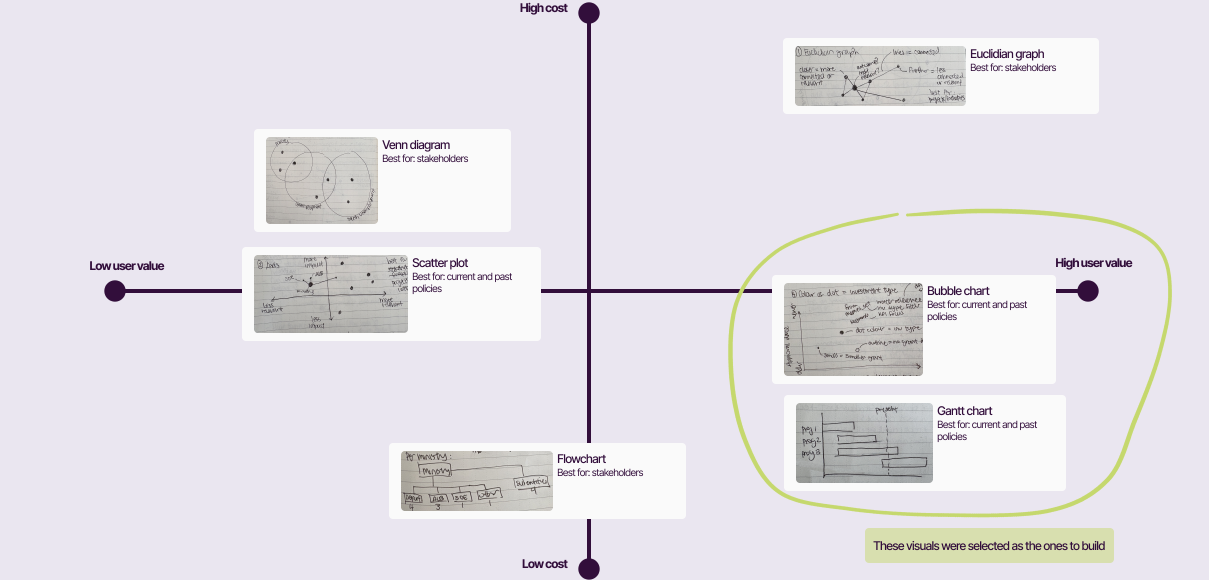
#> input picture design/assets/compute-costs/05-cost-value-quadrant-recircled@2x.png, 2418 x 1160 px, found by its file name (shown at 1/2 size)
$ python square-corners.py
#> lines starting #> are read from the running program, lines starting #| are printed output that depends on the picture; after the words box and inside, x2 and y2 are one past the last pixel; in counts of white or black regions, pixels touching at a corner belong together
#!/usr/bin/env python3
# Squares the corners of specific flat shapes baked into case-study images, to match the
# radius-0 shapes in Amy's Figma (file 4Ib6tw9S9Db1VKo6OWtzsF, frames 3288:10914 and 3288:11326).
# One-off tool, not part of the build. Needs: pip install pillow numpy scipy
#
#   python3 scripts/square-corners.py        # rewrites the *-square@2x.png sources listed in JOBS
#
# Each job names a source, an output, and the shapes to square: every connected region of one
# fill colour (within an optional box) gets its rounded corners filled in. Only pixels that are a
# blend of the fill and the background are touched, so lines crossing a corner survive, and
# arrow tips (straight chamfers, not arcs) are left alone. `photos` squares the rounded corners
# of the photos inside each card of that fill colour by extending the photo's edge pixels.
import numpy as np
from PIL import Image
from scipy import ndimage

ROOT = "design/assets"
PAGE = (234, 230, 240)    # #EAE6F0 page lavender
CARD = (250, 250, 250)    # #FAFAFA panel
SAGE = (216, 223, 175)    # #D8DFAF
WHITE = (255, 255, 255)

JOBS = [
    # compute-costs: the six sketch cards on the cost/value quadrant, and their photos.
    ("compute-costs/05-cost-value-quadrant-recircled@2x.png",
     "compute-costs/05-cost-value-quadrant-recircled-square@2x.png",
     [dict(fill=CARD, bg=PAGE, photos=True),
      dict(fill=SAGE, bg=PAGE)]),   # "These visuals were selected as the ones to build" note
    # thought-partner: the in-text citation and reference list boxes.
    ("thought-partner/02-citation-format-examples-square@2x.png",
     "thought-partner/02-citation-format-examples-square@2x.png",
     [dict(fill=WHITE, bg=PAGE)]),
    # thought-partner: the light frame around the disclaimer picture (its left corners were
    # already squared; the input box inside stays rounded).
    ("thought-partner/04-knowledge-base-disclaimer-square@2x.png",
     "thought-partner/04-knowledge-base-disclaimer-square@2x.png",
     [dict(fill=CARD, bg=PAGE, min_w=500)]),
    # thought-partner: the four lever cards (white top, sage "Why this works" bottom).
    ("thought-partner/05-trust-levers-diagram@2x.png",
     "thought-partner/05-trust-levers-diagram-square@2x.png",
     [dict(fill=CARD, bg=PAGE), dict(fill=SAGE, bg=PAGE)]),
    # thought-partner: the sage arrow labels, the caption box between the two panels, and
    # the two POV panels themselves.
    ("thought-partner/08-escape-hatch-comparison@2x.png",
     "thought-partner/08-escape-hatch-comparison-square@2x.png",
     [dict(fill=SAGE, bg=PAGE),
      dict(fill=CARD, bg=PAGE, box=(0, 0, 1010, 1690), min_w=500),
      dict(fill=CARD, bg=PAGE, box=(1630, 0, 2640, 2476), min_w=500)]),
]

R_MAX = 28   # largest corner radius to fill, in 2x pixels


def blend_mask(a, fill, bg, tol=7):
    """Pixels on the straight line between bg and fill colours (anti-aliased edge or background)."""
    f, b = np.array(fill, float), np.array(bg, float)
    d = f - b
    t = np.clip(((a - b) @ d) / (d @ d), 0, 1)
    resid = np.abs(a - (b + t[..., None] * d)).max(-1)
    return (resid <= tol) & (t < 0.97)


def arc_radius(C, y0, y1, x0, x1, corner):
    """Radius of a rounded corner of mask C, or 0 if square / not an arc (e.g. an arrow tip)."""
    sy = 1 if corner[0] == "t" else -1
    sx = 1 if corner[1] == "l" else -1
    cy = y0 if sy == 1 else y1
    cx = x0 if sx == 1 else x1
    if C[cy, cx]:
        return 0
    row = C[cy, cx::sx] if sx == 1 else C[cy, cx::-1]
    col = C[cy::sy, cx] if sy == 1 else C[cy::-1, cx]
    rr = int(np.argmax(row)) if row.any() else 0
    rc = int(np.argmax(col)) if col.any() else 0
    r = max(rr, rc)
    if r < 2 or r > R_MAX or abs(rr - rc) > max(2, 0.35 * r):
        return 0
    t = 0
    while t < r and not C[cy + sy * t, cx + sx * t]:
        t += 1
    # a circular arc crosses the diagonal ~0.29r in; a chamfer or arrow tip ~0.5r
    return r if r < 6 or t <= 0.4 * r + 1 else 0


def square_shapes(a, fill, bg, photos=False, box=None, min_w=40):
    H, W, _ = a.shape
    M = np.abs(a - np.array(fill)).max(-1) <= 3
    if box:
        keep = np.zeros_like(M)
        keep[box[1]:box[3], box[0]:box[2]] = True
        M &= keep
    lab, _ = ndimage.label(M)
    blend = blend_mask(a, fill, bg)
    out = a.copy()
    done = []
    for i, sl in enumerate(ndimage.find_objects(lab), 1):
        y0, y1, x0, x1 = sl[0].start, sl[0].stop - 1, sl[1].start, sl[1].stop - 1
        if x1 - x0 < min_w or y1 - y0 < 24:
            continue
        C = lab == i
        for corner in ("tl", "tr", "bl", "br"):
            r = arc_radius(C, y0, y1, x0, x1, corner)
            if not r:
                continue
            # only corners that sit on the page background (not inner cards' outlines)
            py, px = (y0 if corner[0] == "t" else y1), (x0 if corner[1] == "l" else x1)
            if np.abs(a[py, px] - np.array(bg)).max() > 6:
                continue
            ys = slice(y0, y0 + r + 1) if corner[0] == "t" else slice(y1 - r, y1 + 1)
            xs = slice(x0, x0 + r + 1) if corner[1] == "l" else slice(x1 - r, x1 + 1)
            sel = blend[ys, xs] & ~C[ys, xs]
            out[ys, xs][sel] = fill
            # the soft (anti-aliased) edge just outside the shape must also run into the corner
            sy = 1 if corner[0] == "t" else -1
            sx = 1 if corner[1] == "l" else -1
            cy, cx = (y0 if sy == 1 else y1), (x0 if sx == 1 else x1)
            ey, ex = cy - sy, cx - sx
            if 0 <= ey < H and 0 <= cx + sx * (r + 1) < W and blend[ey, cx + sx * (r + 1)]:
                for d in range(r + 1):
                    if blend[ey, cx + sx * d]:
                        out[ey, cx + sx * d] = a[ey, cx + sx * (r + 1)]
            if 0 <= ex < W and 0 <= cy + sy * (r + 1) < H and blend[cy + sy * (r + 1), ex]:
                for d in range(r + 1):
                    if blend[cy + sy * d, ex]:
                        out[cy + sy * d, ex] = a[cy + sy * (r + 1), ex]
            done.append((corner, r, x0, y0))
        if photos:
            square_photo(out, C, y0, y1, x0, x1, fill)
    return out, done


def square_photo(out, C, y0, y1, x0, x1, fill):
    """Square the rounded corners of the largest photo inside card C."""
    a = out[y0:y1 + 1, x0:x1 + 1]
    far = np.abs(a - np.array(fill)).max(-1) > 12
    far = ndimage.binary_closing(far, np.ones((7, 7), bool))
    lab, n = ndimage.label(far)
    if not n:
        return
    sizes = ndimage.sum(far, lab, range(1, n + 1))
    k = int(np.argmax(sizes)) + 1
    py, px = ndimage.find_objects(lab)[k - 1]
    py0, py1, px0, px1 = py.start, py.stop - 1, px.start, px.stop - 1
    if (py1 - py0) < 60 or (px1 - px0) < 60:
        return
    P = lab == k
    for corner in ("tl", "tr", "bl", "br"):
        r = arc_radius(P, py0, py1, px0, px1, corner)
        if not r:
            continue
        sy = 1 if corner[0] == "t" else -1
        sx = 1 if corner[1] == "l" else -1
        cy = py0 if sy == 1 else py1
        cx = px0 if sx == 1 else px1
        for dy in range(r + 1):
            for dx in range(r + 1):
                y, x = cy + sy * dy, cx + sx * dx
                if P[y, x] and np.abs(a[y, x] - np.array(fill)).max() > 12:
                    continue
                # copy from just past the corner along whichever edge is nearer
                if dy <= dx:
                    a[y, x] = a[cy + sy * (r + 1), x]
                else:
                    a[y, x] = a[y, cx + sx * (r + 1)]


def main():
    for src, dst, shapes in JOBS:
        a = np.asarray(Image.open(f"{ROOT}/{src}").convert("RGB")).astype(np.float64)
        report = []
        for s in shapes:
            a, done = square_shapes(a, **s)
            report += done
#> this loop made 2 passes
#> pass 1, in square_shapes, `M = np.abs(a - np.array(fill)).max(-1) <= 3`:
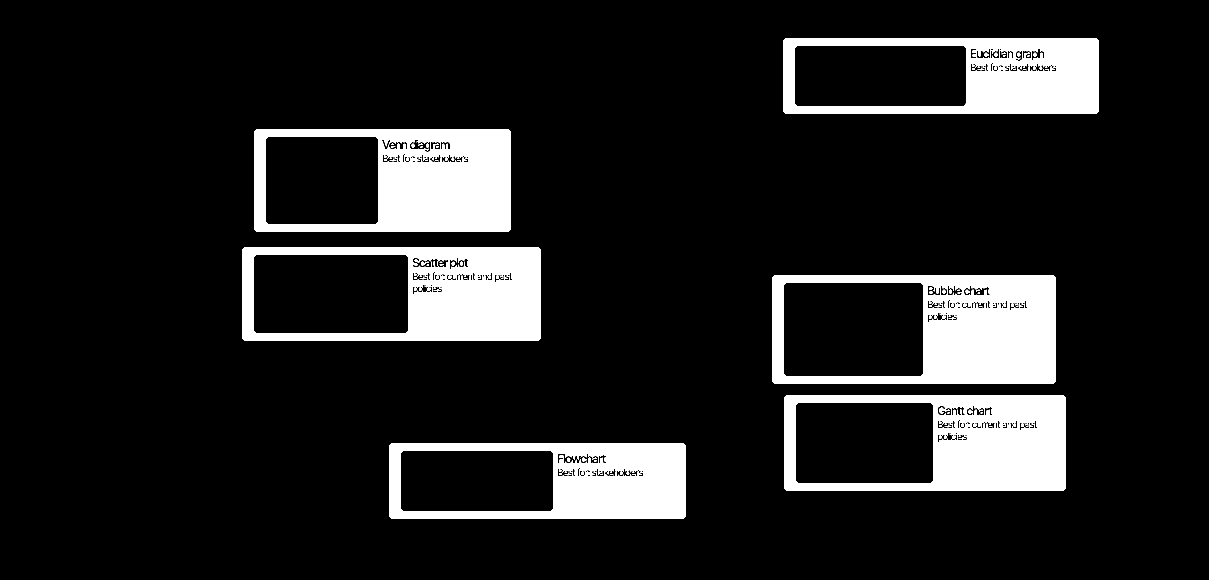
#> M: shape (1160, 2418) bool (shown at 1/2 size); 12.8% white; 135 white regions (64 under 20 px), largest, box (x1, y1, x2, y2) and area: (1544, 550, 2112, 768) 68320, (508, 258, 1022, 464) 63820, (1568, 790, 2132, 982) 60994
#> pass 1, in square_shapes, `lab, _ = ndimage.label(M)`:
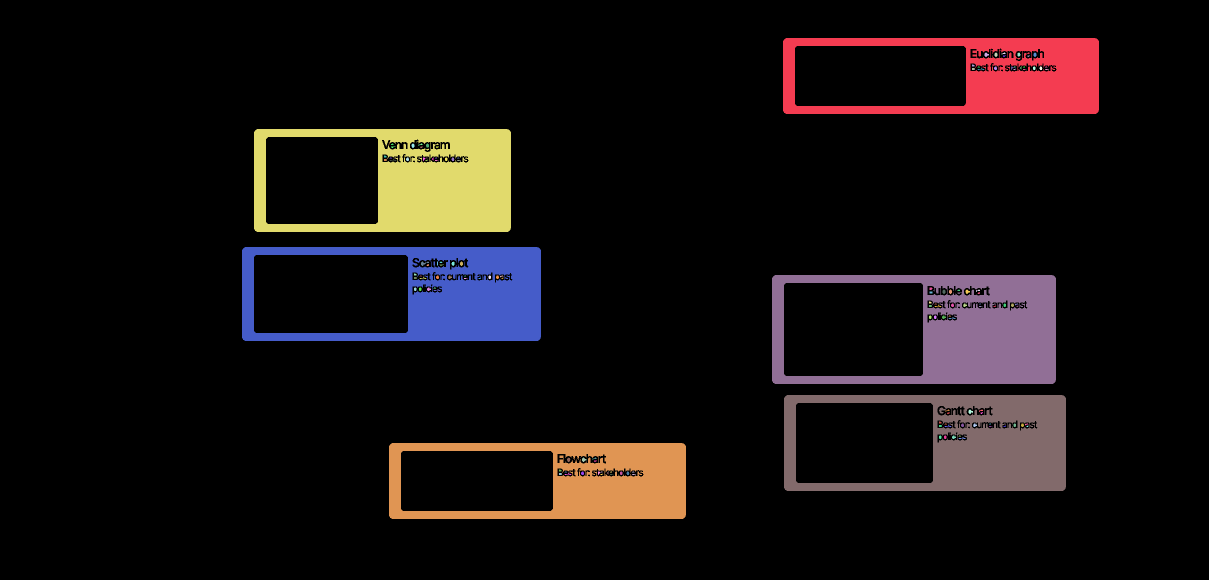
#> lab: shape (1160, 2418) int32 (shown at 1/2 size); 150 distinct labels, from 0 to 149; one colour per label, 0 black
#> pass 1, in blend_mask, `resid = np.abs(a - (b + t[..., None] * d)).max(-1)`:
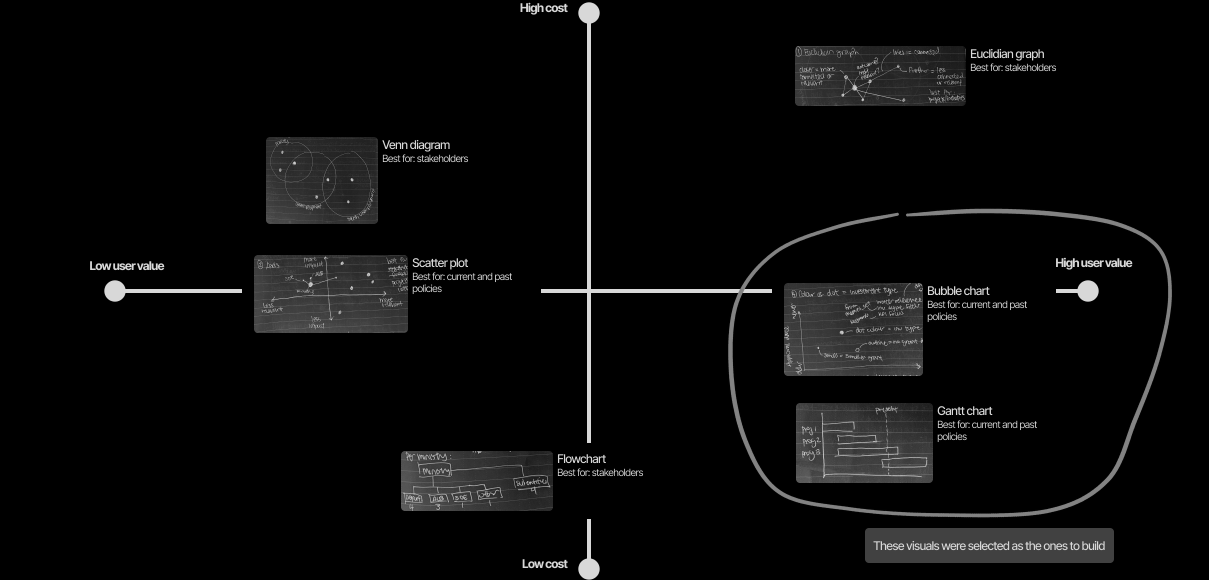
#> resid: shape (1160, 2418) float64 (shown at 1/2 size); min 0, max 232, mean 10.2
#> after the loop, report = 28 items, first 6: ('tl', 6, 1566, 76), ('tr', 7, 1566, 76), ('bl', 6, 1566, 76), ('br', 7, 1566, 76), ('tl', 6, 508, 258), ('tr', 7, 508, 258)
        Image.fromarray(np.round(a).astype(np.uint8)).save(f"{ROOT}/{dst}", optimize=True)
        print(dst, f"{len(report)} corners", sorted({r for _, r, _, _ in report}))
#| compute-costs/05-cost-value-quadrant-recircled-square@2x.png 28 corners [6, 7]
#> pass 2 of the loop in main, `for src, dst, shapes in JOBS:`:
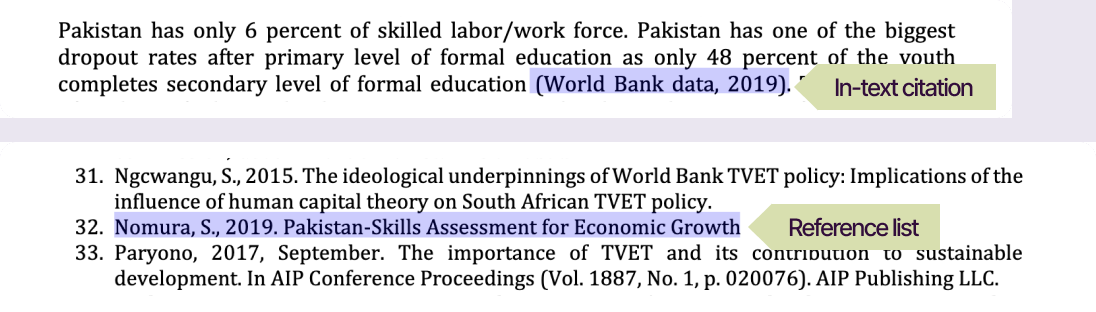
#> input picture design/assets/thought-partner/02-citation-format-examples-square@2x.png, 1096 x 312 px, found by its file name
#> the loop in main, `for s in shapes:` made 1 pass
#> pass 1, in square_shapes (call 3), `M = np.abs(a - np.array(fill)).max(-1) <= 3`:
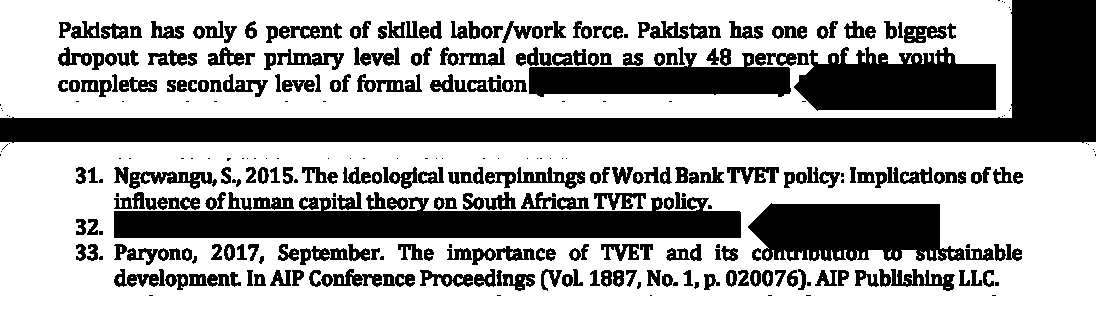
#> M: shape (312, 1096) bool; 64.3% white; 349 black regions (86 under 20 px), largest, box (x1, y1, x2, y2) and area: (0, 0, 1096, 143) 36228, (114, 192, 741, 238) 17577, (794, 47, 996, 111) 9787
#> pass 1, in blend_mask (call 3), `resid = np.abs(a - (b + t[..., None] * d)).max(-1)`:
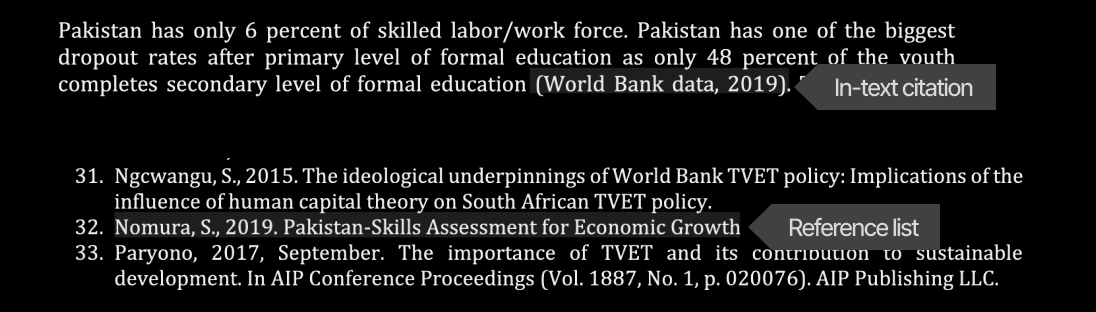
#> resid: shape (312, 1096) float64; min 0, max 240, mean 24.6
#> after the loop in main, `for s in shapes:`: report = []
#| thought-partner/02-citation-format-examples-square@2x.png 0 corners []
#> pass 3 of the loop in main, `for src, dst, shapes in JOBS:`:
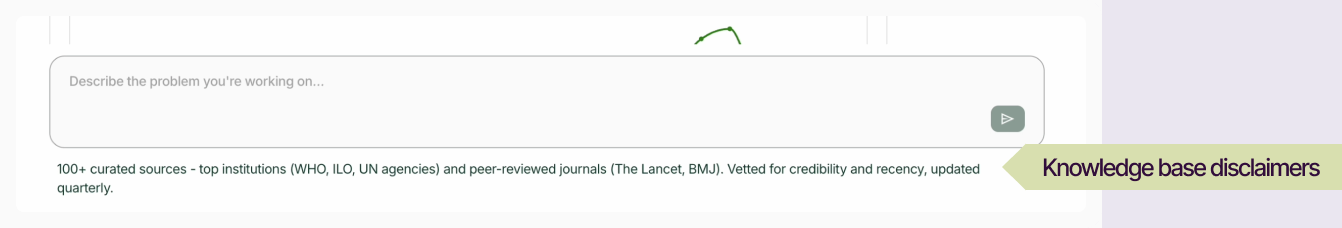
#> input picture design/assets/thought-partner/04-knowledge-base-disclaimer-square@2x.png, 1342 x 228 px, found by its file name
#> the loop in main, `for s in shapes:` made 1 pass
#> pass 1, in square_shapes (call 4), `M = np.abs(a - np.array(fill)).max(-1) <= 3`:
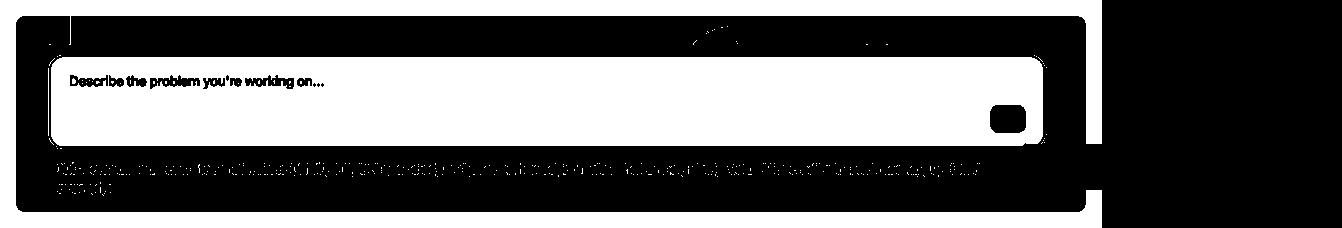
#> M: shape (228, 1342) bool; 41.6% white; 440 white regions (437 under 20 px), largest, box (x1, y1, x2, y2) and area: (51, 57, 1043, 146) 85449, (0, 0, 1102, 228) 40900, (48, 68, 49, 136) 68
#> pass 1, in blend_mask (call 4), `resid = np.abs(a - (b + t[..., None] * d)).max(-1)`:
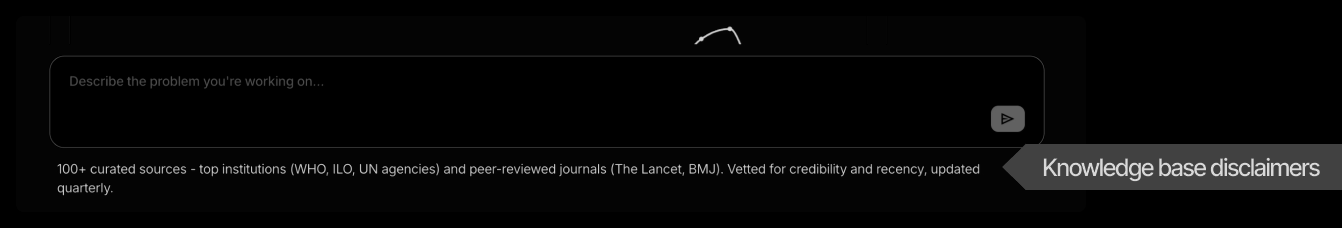
#> resid: shape (228, 1342) float64; min 0, max 216, mean 8
#| thought-partner/04-knowledge-base-disclaimer-square@2x.png 0 corners []
#> the loop made 5 passes; the first 3 are shown


if __name__ == "__main__":
#> (the run stopped early here; a loop or call above may not have finished)
